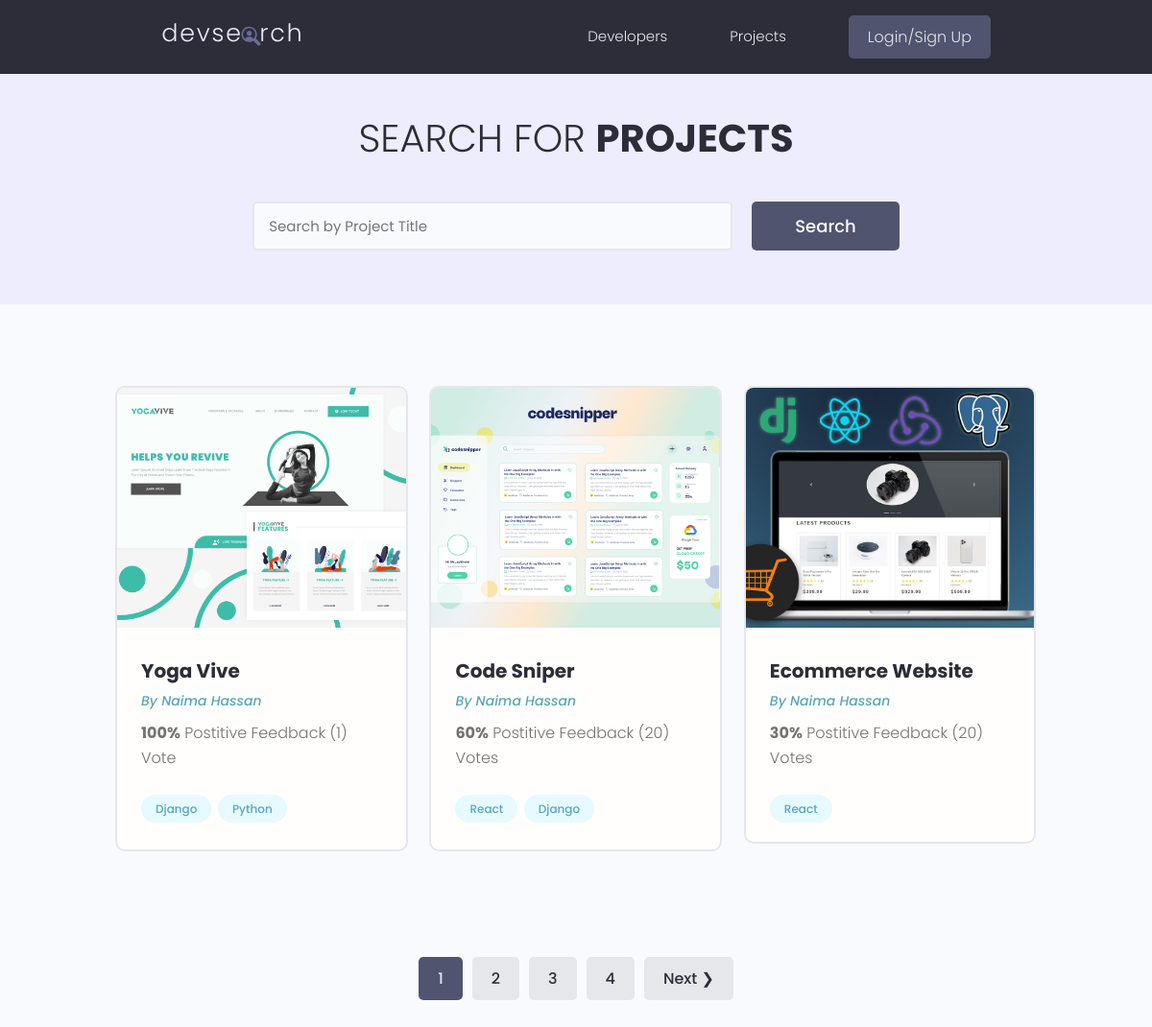
Before: /projects/ with the older database file.
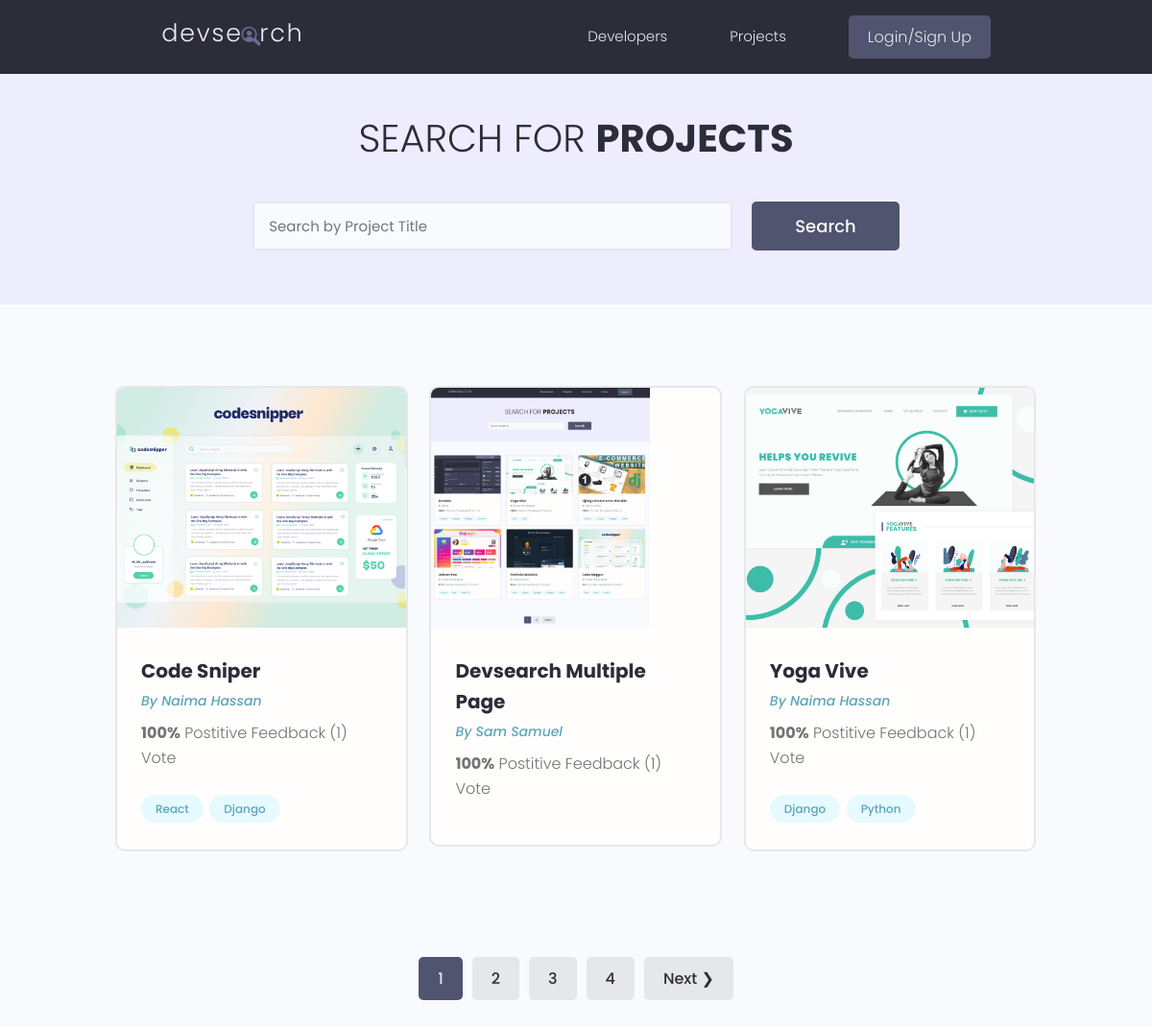
After: the same page with the newer database file.
### projects/models.py (models this page shows, shortened)
class Projects(models.Model):
  owner          = models.ForeignKey(Profile, null=True, blank=True, on_delete=models.SET_NULL)
  title          = models.CharField(max_length=200)
  description    = models.TextField(null=True, blank=True)
  featured_image = models.ImageField(null=True, blank=True, default="default.jpg")
  demo_link      = models.CharField(max_length=2000,null=True, blank=True)
  source_link    = models.CharField(max_length=2000,null=True, blank=True)
  tags           = models.ManyToManyField(Tag, blank=True)
  vote_total     = models.IntegerField(default=0,null=True, blank=True)
  vote_ratio     = models.IntegerField(default=0,null=True, blank=True)
  created_at     = models.DateTimeField(auto_now_add=True)
  id             = models.UUIDField(default = uuid.uuid4, unique=True, primary_key=True, editable=False)
  class Meta:
   ordering = ['-vote_ratio','-vote_total', 'title']

class Tag(models.Model):
  name = models.CharField(max_length=200)
  created_at = models.DateTimeField(auto_now_add=True)
  id = models.UUIDField(default = uuid.uuid4, unique=True, primary_key=True, editable=False)
  def __str__(self):
   return self.name

### users/models.py (models this page shows, shortened)
class Profile(models.Model):
   user = models.OneToOneField(User, on_delete = models.CASCADE, null=True, blank=True)
   name = models.CharField(max_length=200, null=True, blank=True)
   email = models.EmailField(max_length=500, blank=True,null=True)
   username = models.CharField(max_length=200, null=True, blank=True)
   location = models.CharField(max_length=200, null=True, blank=True)
   short_intro=models.CharField(max_length=200, null=True, blank=True)
   bio = models.TextField(null=True, blank=True)
   profile_image = models.ImageField(null=True, blank=True, upload_to='profiles/', default='profiles/user-default.png')
   social_github = models.CharField(max_length=200, null=True, blank=True)
   social_twitter = models.CharField(max_length=200, null=True, blank=True)
   social_linkedin = models.CharField(max_length=200, null=True, blank=True)
   social_youtube = models.CharField(max_length=200, null=True, blank=True)
   social_website = models.CharField(max_length=200, null=True, blank=True)
   created_at = models.DateTimeField(auto_now_add=True)
   id = models.UUIDField(default = uuid.uuid4, unique=True, primary_key=True, editable=False)

### projects/views.py (the view)
# urls.py: path('projects/', include('projects.urls')),
def projects(request):
  projects, search_query = searchProjects(request)
  custom_range, projects = paginateProjects(request, projects, 6)
  context = { 'projects': projects, 'search_query': search_query,  'custom_range': custom_range}
  return render(request,'projects/projects.html', context)

### projects/utils.py (called while the page is built)
def paginateProjects(request, projects, results):
   page = request.GET.get('page')
   results = 3
   paginator = Paginator(projects, results)
   try:
      projects = paginator.page(page)
   except PageNotAnInteger:
      page = 1
      projects = paginator.page(page)
   except EmptyPage:
      page = paginator.num_pages
      projects = paginator.page(page)
   leftIndex = (int(page) -4)
   if leftIndex < 1:
      leftIndex = 1
   rightIndex = (int(page) + 5)
   if rightIndex > paginator.num_pages:
      rightIndex = paginator.num_pages+1
   custom_range = range(leftIndex, rightIndex)
   return custom_range, projects

def searchProjects(request):
   search_query = ''
   if request.GET.get('search_query'):
        search_query = request.GET.get('search_query')
   tags = Tag.objects.filter(name__icontains=search_query)
   projects = Projects.objects.distinct().filter(
      Q(title__icontains=search_query)|
      Q(description__icontains=search_query)|
      Q(owner__name__icontains=search_query)|
      Q(tags__in=tags)
    )
   return projects, search_query

### projects/templates/projects/projects.html (shortened to what this page needs)
{% extends 'main.html' %}
{% block content %}
<main class="projects">
  <section class="hero-section text-center">
    <div class="container container--narrow">
      <div class="hero-section__box">
        <h2>Search for <span>Projects</span></h2>
      </div>
      <div class="hero-section__search">
        <form id="searchForm" class="form" action="{% url 'projects' %}" method="get">
          <div class="form__field">
            <input class="input input--text" id="formInput#search" type="text" name="search_query"
              placeholder="Search by Project Title" value="{{search_query}}" />
          </div>
          <input class="btn btn--sub btn--lg" type="submit" value="Search" />
        </form>
      </div>
    </div>
  </section>
  <section class="projectsList">
    <div class="container">
      <div class="grid grid--three">
        {% for project in projects %}
        <div class="column">
          <div class="card project">
            <a href="{% url 'project' project.id %}" class="project">
              <img class="project__thumbnail" src="{{project.featured_image.url}}" alt="project thumbnail" />
              <div class="card__body">
                <h3 class="project__title">{{ project.title }}</h3>
                <p><a class="project__author" href="{% url 'user-profile' project.owner.id %}" target="_blank">By
                    {{project.owner.name}}</a>
                </p>
                <p class="project--rating">
                  <span style="font-weight: bold;">{{ project.vote_ratio }}%</span> Postitive
                  Feedback ({{ project.vote_total }}) Vote{{ project.vote_total|pluralize:"s" }}
                </p>
                <div class="project__tags">
                  {% for tag in project.tags.all %}
                  <span class="tag tag--pill tag--main">
                    <small>{{tag}}</small>
                  </span>
                  {% endfor %}
                </div>
              </div>
            </a>
          </div>
        </div>
        {% endfor %}
      </div>
    </div>
  </section>
  {% include 'pagination.html' with queryset=projects custom_range=custom_range %}
</main>
{% endblock content %}

### templates/main.html (shortened to what this page needs)
<!DOCTYPE html>
{% load static %}
<html lang="en">
<head>
   <link rel="stylesheet" href="https://cdn.iconmonstr.com/1.3.0/css/iconmonstr-iconic-font.min.css" />
   <link rel="stylesheet" href="{% static 'uikit/styles/uikit.css' %}" />
   <link rel="stylesheet" href="{% static 'styles/app.css' %}" />
</head>
<body>
   {% include 'navbar.html' %}
   {% block content %}
   {% endblock content %}
</body>
</html>

### templates/navbar.html (shortened to what this page needs)
{% load static %}
<header class="header">
   <div class="container container--narrow">
      <a href="{% url 'profiles'%}" class="header__logo">
         <img src="{% static 'images/logo.svg' %} " alt="DevSearch Logo" />
      </a>
      <nav class="header__nav">
         <ul class="header__menu">
            <li class="header__menuItem"><a href="{% url 'profiles'%}">Developers</a></li>
            <li class="header__menuItem"><a href="{% url 'projects'%}">Projects</a></li>
            {%if request.user.is_authenticated %}
            <li class="header__menuItem"><a href="{% url 'inbox' %}">Inbox</a></li>
            <li class="header__menuItem"><a href="{% url 'account' %}" class="btn btn--sub">Account</a></li>
            <li class="header__menuItem"><a href="{% url 'logout' %}" class="btn btn--sub">Logout</a></li>
            {% else %}
            <li class="header__menuItem"><a href="{% url 'login' %}" class="btn btn--sub">Login/Sign Up</a></li>
            {% endif %}
         </ul>
      </nav>
   </div>
</header>

### templates/pagination.html (shortened to what this page needs)
{% if queryset.has_other_pages %}
<div class="pagination">
   <ul class="container">
      {% for page in custom_range %}
      {% if page == queryset.number %}
      <li><a href="?page={{page}}" class="btn page-link btn--sub" data-page="{{page}}">{{page}}</a></li>
      {% else %}
      <li><a href="?page={{page}}" class="btn page-link" data-page="{{page}}">{{page}}</a></li>
      {% endif %}
      {% endfor %}
      {% if queryset.has_next %}
      <li><a href="?page={{queryset.next_page_number}}" class="btn page-link"
            data-page="{{queryset.next_page_number}}">Next &#10095;</a></li>
      {% endif %}
   </ul>
</div>
{% endif %}

### static/styles/app.css (style rules this page uses)
:root { --color-sub: #2d2d39; }
.btn--sub { background-color: var(--color-sub-light); }
.card { border: 2px solid var(--color-light); }
img { width: 100%; }
.header { position: sticky; z-index: 111; background-color: var(--color-sub); padding: 1.5rem 0; }
.header > .container { display: flex; justify-content: space-between; align-items: center; }
.header__logo > img { height: 3.8rem; }
.header__nav > ul { display: inline-flex; align-items: center; list-style: none; gap: 6.5rem; }
.header__menuItem > a { color: var(--color-light); font-weight: 300; }
.hero-section { height: 40vh; display: flex; align-items: center; background-color: var(--color-sub); }
.hero-section__box { margin-bottom: 4rem; }
.hero-section__box > h2, .hero-section__box > h2 > span { font-size: 4rem; color: var(--color-light); line-height: 1.3; text-transform: uppercase; }
.hero-section__box > h2 { font-weight: 300; }
.hero-section__box > h2 > span { font-weight: 700; }
.hero-section__search > .form { display: flex; align-items: center; justify-content: center; gap: 2rem; }
.hero-section__search > .form input.input--text { width: 50rem; }
.pagination { margin-top: 8rem; margin-bottom: 10rem; }
.pagination > ul { flex-wrap: wrap; list-style: none; display: flex; align-items: center; justify-content: center; gap: 1rem; }
.pagination .btn { color: var(--color-sub); }
.pagination .btn.btn--sub { color: var(--color-light); }
.project__author { font-size: 1.4rem; font-style: italic; }
.project--rating { margin-bottom: 1.6em; margin-top: .5em; }
.projects > .hero-section { background: var(--color-sub-lighter); height: 30vh; }
.projects .hero-section__box { margin-bottom: 2.5rem; }
.projects .hero-section__box > h2 { color: var(--color-sub); }
.projects .hero-section__box > h2 > span { font-weight: 700; color: var(--color-sub); }
.projectsList { margin-top: 8rem; }
.project__thumbnail { height: 25rem; object-fit: cover; object-position: top center; }
.project__title { font-size: 2rem; font-weight: 700; color: var(--color-sub); }

### static/uikit/styles/modules/_variables.css (style rules this page uses)
:root { --color-main: #5aa5b9; --color-main-light: #e6faff; --color-sub: #3f4156; --color-sub-light: #51546e; --color-sub-lighter: #ededfd; --color-text: #737373; --color-gray: #8b8b8b; --color-light: #e5e7eb; --color-light-gray: #767676; --color-bg: #f8fafd; --color-white: #fffefd; --color-white-light: #f3f3f3; --color-success: #359e64; --color-success-bg: #def8e8; --color-error: #fc4b0b; --color-error-bg: #fff2ee; --font-base: 'Poppins', arial, helvetica, 'Segoe UI', roboto, ubuntu, sans-serif; --font-monospace: 'Fira Code', 'Courier New', courier, monospace; --font-regular: 300; --font-medium: 500; --font-bold: 700; --generic-shadow: 1px 1px 5px #00000010; --generic-transition: all 0.3s ease-in-out; }

### static/uikit/styles/modules/_base.css (style rules this page uses)
* { margin: 0; padding: 0; box-sizing: border-box; text-rendering: optimizeLegibility; color: inherit; font-size: inherit; }
html { font-size: 50%; }
@media only screen and (min-width: 480px) { html { font-size: 56.25%; } }
@media only screen and (min-width: 1200px) { html { font-size: 62.5%; } }
body { line-height: 1.6; font-weight: 400; font-size: 1.5rem; color: var(--color-text); background-color: var(--color-bg); min-height: 100vh; }

### static/uikit/styles/modules/_typography.css (style rules this page uses)
* { font-family: var(--font-base); }
h2 { font-size: 3.6rem; font-weight: var(--font-bold); }
h3 { font-size: 3.2rem; font-weight: var(--font-medium); }
p, span, strong { font-size: 1.6rem; color: var(--color-text); font-weight: var(--font-regular); }
a { padding-bottom: 2px; text-decoration: none; display: inline-block; color: var(--color-main); font-weight: var(--font-medium); }

### static/uikit/styles/modules/_utilities.css (style rules this page uses)
.container { width: 92%; max-width: 165rem; margin: 0 auto; box-sizing: border-box; }
.container--narrow { width: 92%; max-width: 120rem; }
@media screen and (min-width: 1000px) { .container { width: 90%; } }
@media screen and (min-width: 1000px) { .container--narrow { width: 85%; } }
@media screen and (min-width: 1200px) { .container { width: 80%; } }
@media screen and (min-width: 1200px) { .container--narrow { width: 72%; } }
.text-center { text-align: center; }

### static/uikit/styles/modules/_card.css (style rules this page uses)
.card { border-radius: 1rem; background-color: var(--color-white); border: 1.5px solid var(--color-light); width: auto; height: auto; margin-top: 0.5rem; margin-bottom: 0.5rem; overflow: hidden; }
.card__body, .card__header { padding: 2rem 2.5rem; }

Changed rows visible on the page:
no longer on this page (row unchanged): Projects: featured_image (picture), title "Ecommerce Website", owner.name "Naima Hassan", vote_ratio "30", vote_total "20", Tag (name "React")
changed Projects "Code Sniper": vote_ratio "60" → "100"; vote_total "20" → "1"; moves up the list
now on this page (row edited): Projects: featured_image (picture), title "Devsearch Multiple Page", owner.name "Sam Samuel", vote_ratio "100", vote_total "1"
